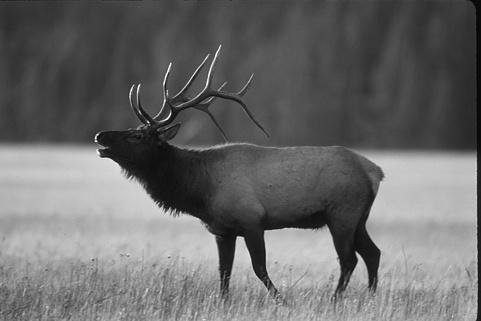
#> input picture reindeer.jpg, 481 x 321 px, found by its file name
$ python smooth.py   (Python 2 division)
#> lines starting #> are read from the running program, lines starting #| are printed output that depends on the picture
from __future__ import division
import cv2, scipy, numpy, math
from scipy.ndimage.filters import gaussian_filter, gaussian_filter1d
im = cv2.imread("/Users/virajj/Downloads/reindeer.jpg", 0)
#> im is the input picture: shape (321, 481); min 0, max 255, mean 106

def gen_gauss1d_k(ar, sig):# Returns a list of 1-D Gaussian filter
    return list(map(lambda x: math.e**(-(x**2/(2*sig**2)))/(math.sqrt(2*math.pi)*sig), ar))

gauss1d_k = numpy.array(gen_gauss1d_k([-4, -3, -2, -1, 0, 1, 2, 3, 4], 3))

#Applying Gaussian smoothing on X component of the image
res1 = numpy.zeros(im.shape, dtype=numpy.uint8)
for i in range(im.shape[0]):
    for j in range(im.shape[1]):
        if j >= (len(gauss1d_k)//2) and j <= (im.shape[1] - len(gauss1d_k)//2 - 1):#Skipping the border pixels
            res1[i][j] = int(sum(im[i][j-len(gauss1d_k)//2:j+1+len(gauss1d_k)//2]*gauss1d_k))
        else: # copying the border pixels of the original image as it is
            res1[i][j] = im[i][j]
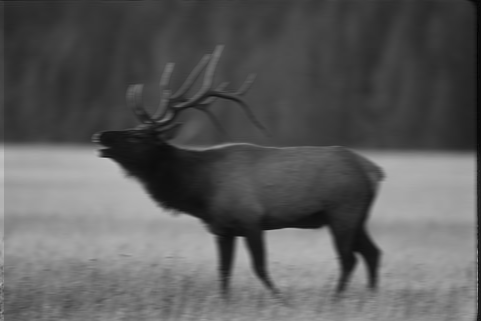
#> res1: shape (321, 481); min 1, max 199, mean 91.5
cv2.imshow("img1", res1)
cv2.waitKey(0)

#Applying Gaussian smoothing on Y component of the image
cim = im.transpose()
res2 = numpy.zeros(cim.shape, dtype=numpy.uint8)
for i in range(cim.shape[0]):
    for j in range(cim.shape[1]):
        if j >= (len(gauss1d_k)//2) and j <= (cim.shape[1] - len(gauss1d_k)//2 - 1):
            res2[i][j] = int(sum(cim[i][j-len(gauss1d_k)//2:j+1+len(gauss1d_k)//2]*gauss1d_k))
        else:
            res2[i][j] = cim[i][j]
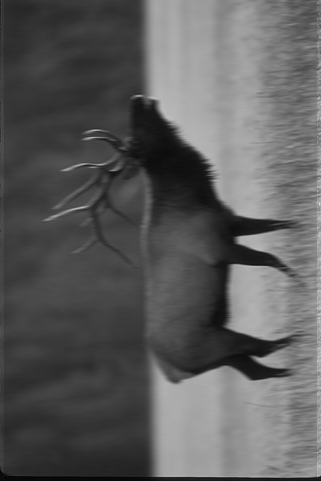
#> res2: shape (481, 321); min 2, max 221, mean 91.9
res2 = res2.transpose()
#> res2: shape (321, 481)

cv2.imshow("img2", res2)
cv2.waitKey(0)


#Apply derivative of Gaussian on result of X component of the image convolved with gaussian

gauss1d_k_grad = numpy.gradient(gauss1d_k)
res3 = numpy.zeros(res1.shape, dtype=numpy.uint8)
for i in range(res1.shape[0]):
    for j in range(res1.shape[1]):
        if j >= (len(gauss1d_k_grad)//2) and j <= (res1.shape[1] - len(gauss1d_k_grad)//2 - 1):#Skipping the border pixels
            res3[i][j] = int(sum(res1[i][j-len(gauss1d_k_grad)//2:j+1+len(gauss1d_k_grad)//2]*gauss1d_k_grad))
        else: # copying the border pixels of the original image as it is
            res3[i][j] = res1[i][j]
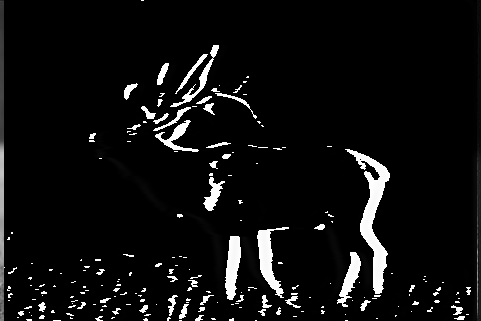
#> res3: shape (321, 481); min 0, max 255, mean 14.8
cv2.imshow("img3", res3)
cv2.waitKey(0)

#Apply derivative of Gaussian on Y component of the image
res2 = res2.transpose()
res4 = numpy.zeros(res2.shape, dtype=numpy.uint8)
for i in range(res2.shape[0]):
    for j in range(res2.shape[1]):
        if j >= (len(gauss1d_k_grad)//2) and j <= (res2.shape[1] - len(gauss1d_k_grad)//2 - 1):#Skipping the border pixels
            res4[i][j] = int(sum(res2[i][j-len(gauss1d_k_grad)//2:j+1+len(gauss1d_k_grad)//2]*gauss1d_k_grad))
        else: # copying the border pixels of the original image as it is
            res4[i][j] = res2[i][j]
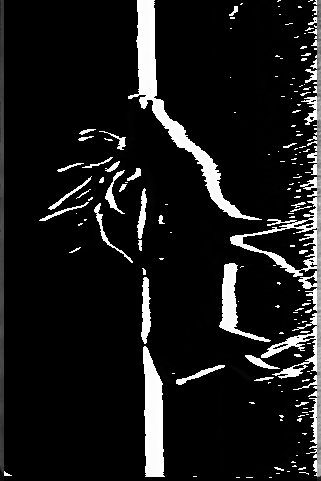
#> res4: shape (481, 321); min 0, max 255, mean 25.5
res4 = res4.transpose()
#> res4: shape (321, 481)
cv2.imshow("img4", res4)
cv2.waitKey(0)
#cv2.destroyAllWindows()

res5 = numpy.zeros(res3.shape, dtype=numpy.uint8)
orientation = numpy.empty(res3.shape)
for i in range(res3.shape[0]):
    for j in range(res3.shape[1]):
        res5[i][j] = int(math.sqrt(res3[i][j]**2 + res4[i][j]**2))
        orientation[i][j] = math.degrees(math.atan2(res4[i][j], res3[i][j]))
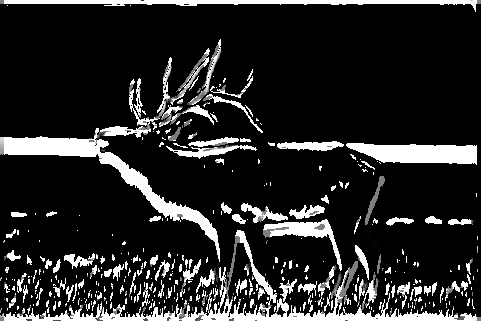
#> orientation: shape (321, 481) float64; min 0, max 90, mean 13.9; drawn with min black and max white
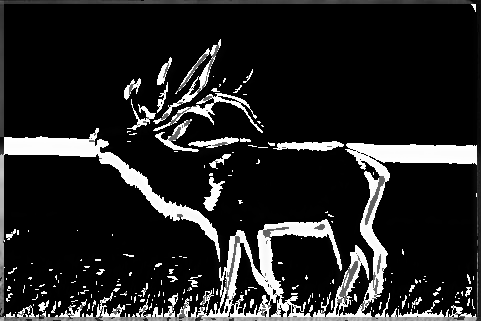
#> res5: shape (321, 481); min 0, max 255, mean 34.7

#res5 = numpy.uint8(numpy.sqrt(numpy.add(numpy.power(res3, 2), numpy.power(res4, 2))))
#res5 = numpy.array(res5, dtype=numpy.uint8)
cv2.imshow("img5", res5)
cv2.waitKey(0)
#cv2.destroyAllWindows()

#non maximum suppression
print numpy.amax(orientation), numpy.amin(orientation)
#| 90.0 0.0
res6 = numpy.zeros(res5.shape, dtype=numpy.uint8)
for i in range(1, res5.shape[0]-1):
    for j in range(1, res5.shape[1]-1):
        if orientation[i][j] < 30:
            if res5[i][j] <= res5[i][j+1] or res5[i][j] <= res5[i][j-1]:
                res6[i][j] = 0
            else:
                res6[i][j] = res5[i][j]
        elif orientation[i][j] > 30 and orientation[i][j] < 60:
            if res5[i][j] <= res5[i+1][j-1] or res5[i][j] <= res5[i-1][j+1]:
                res6[i][j] = 0
            else:
                res6[i][j] = res5[i][j]
        else:
            if res5[i][j] <= res5[i-1][j] or res5[i][j] <= res5[i+1][j]:
                res6[i][j] = 0
            else:
                res6[i][j] = res5[i][j]
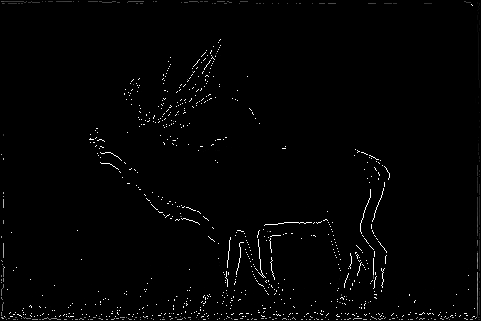
#> res6: shape (321, 481); min 0, max 255, mean 3.3
#        if res5[i][j]

cv2.imshow("img6", res6)
cv2.waitKey(0)
cv2.destroyAllWindows()

$ run again, with horse.jpg copied over reindeer.jpg
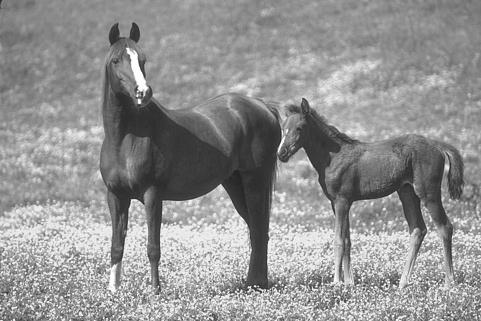
#> input picture horse.jpg, 481 x 321 px, found by its file name
#> im is the input picture: shape (321, 481); min 28, max 255, mean 145.7
#> after the loop `for i in range(res2.shape[0]):`:
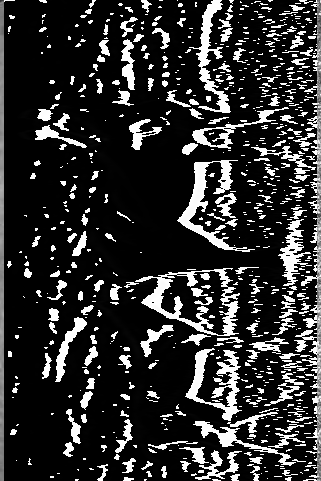
#> res4: shape (481, 321); min 0, max 255, mean 47.1
#| 90.0 0.0
#> after the loop `for i in range(1, res5.shape[0]-1):`:
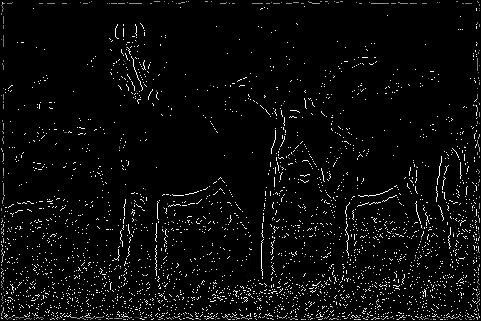
#> res6: shape (321, 481); min 0, max 255, mean 10
